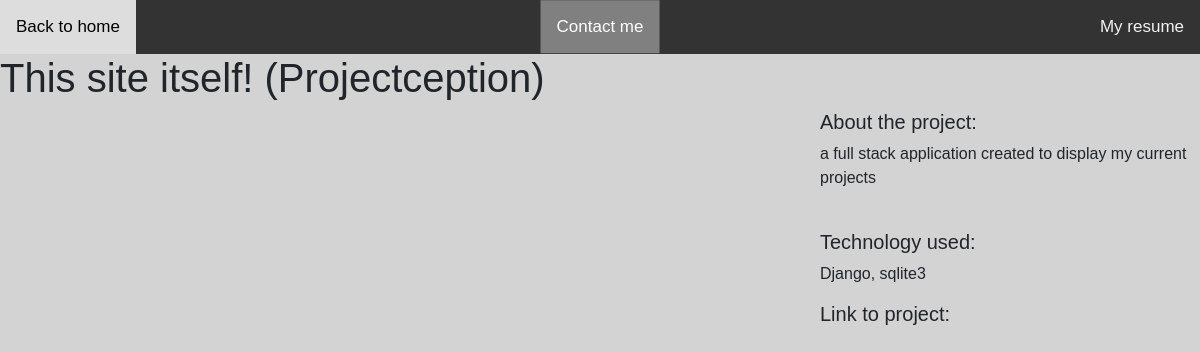
Page /4/ on the committed database.
### proj/models.py (models this page shows)
class Proj(models.Model):
	title = models.CharField(max_length=100)
	description = models.TextField()
	technology = models.CharField(max_length=20)
	image = models.FilePathField(path='/img')

### proj/views.py (the view)
# urls.py: path("<int:pk>/", views.proj_detail, name="proj_detail"),
def proj_detail(request, pk):
    proj = Proj.objects.get(pk=pk)
    context = {
        "proj": proj
    }
    return render(request, "proj_detail.html", context)

### proj/templates/proj_detail.html (shortened to what this page needs)
{% extends "base.html" %}
{% load static %}
{% block page_content %}
<h1>{{ proj.title }}</h1>
<div class="row">
    <div class="col-md-8">
    </div>
    <div class="col-md-4">
        <h5>About the project:</h5>
        <p>{{ proj.description }}</p>
        <br>
        <h5>Technology used:</h5>
        <p>{{ proj.technology }}</p>
        <h5>Link to project:</h5>
    </div>
</div>
{% endblock %}

### static/css/styles.css (style rules this page uses)
* { box-sizing: border-box; padding: 0; margin: 0; }

### rows in the picture
Proj: title "This site itself! (Projectception)", description "a full stack application created to display my current projects", technology "Django, sqlite3"
